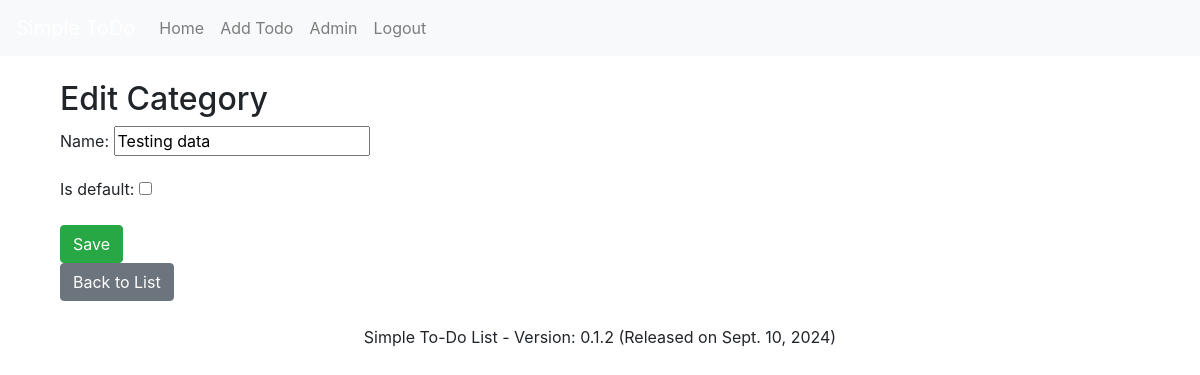
Screenshot of /categories/edit/3/ (signed in) with the database file from the repository.
### todo/models.py (models this page shows, shortened)
class Category(models.Model):
    name = models.CharField(max_length=100)
    is_default = models.BooleanField(default=False)

class Version(models.Model):
    version_number = models.CharField(max_length=20)
    release_date = models.DateField(default=timezone.now)
    description = models.TextField(blank=True, null=True)
    class Meta:
        ordering = ['-release_date']
        verbose_name = "Version"
        verbose_name_plural = "Versions"

### todo/views.py (the view)
# urls.py: path('categories/edit/<int:pk>/', views.add_or_edit_category, name='edit_category'),
@login_required
def add_or_edit_category(request, pk=None):
    if pk:
        category = get_object_or_404(Category, pk=pk)
    else:
        category = None
    if request.method == 'POST':
        form = CategoryForm(request.POST, instance=category)
        if form.is_valid():
            if form.cleaned_data.get('is_default'):
                Category.objects.filter(is_default=True).update(is_default=False)
            form.save()
            return redirect('todo:category_list')
    else:
        form = CategoryForm(instance=category)
    return render(request, 'todo/category_form.html', {'form': form})

### todo/forms.py (shortened to what this page needs)
class CategoryForm(forms.ModelForm):
    class Meta:
        model = Category
        fields = ['name', 'is_default']

### todo/context_processors.py (called while the page is built)
def version_context(request):
    try:
        latest_version = Version.objects.order_by('-release_date', '-version_number').first()
    except Version.DoesNotExist:
        latest_version = None
    return {
        'latest_version': latest_version
    }

### todo/templates/todo/category_form.html (shortened to what this page needs)
{% extends 'base.html' %}
{% block content %}
<div class="container">
    <h2>{% if form.instance.pk %}Edit{% else %}Add{% endif %} Category</h2>
    <form method="post">
        {{ form.as_p }}
        <button type="submit" class="btn btn-success">Save</button>
    </form>
    <a href="{% url 'todo:todo_list' %}" class="btn btn-secondary">Back to List</a>
</div>
{% endblock %}

### templates/base.html (shortened to what this page needs)
{% load static %}
<!DOCTYPE html>
<html lang="en">
<head>
    <link rel="stylesheet" href="https://stackpath.bootstrapcdn.com/bootstrap/4.5.2/css/bootstrap.min.css">
    <link rel="stylesheet" href="{% static 'css/styles.css' %}">
</head>
<body>
    <nav class="navbar navbar-expand-lg navbar-light bg-light">
        <a class="navbar-brand" href="{% url 'todo:todo_list' %}">Simple ToDo</a>
        <div class="collapse navbar-collapse" id="navbarNav">
            <ul class="navbar-nav">
                <li class="nav-item">
                    <a class="nav-link" href="{% url 'todo:todo_list' %}">Home</a>
                </li>
                <li class="nav-item">
                    <a class="nav-link" href="{% url 'todo:add_todo' %}">Add Todo</a>
                </li>
                <li class="nav-item">
                    <a class="nav-link" href="{% url 'admin:index' %}">Admin</a>
                </li>
                {% if user.is_authenticated %}
                    <li class="nav-item">
                        <a class="nav-link" href="{% url 'logout' %}">Logout</a>
                    </li>
                {% else %}
                    <li class="nav-item">
                        <a class="nav-link" href="{% url 'login' %}">Login</a>
                    </li>
                {% endif %}
            </ul>
        </div>
    </nav>
    <div class="container mt-4">
        {% block content %}{% endblock %}
    </div>
    <footer class="mt-4">
        <div class="container">
            <p class="text-center">Simple To-Do List - Version: {{ latest_version.version_number }} (Released on {{ latest_version.release_date }})</p>
        </div>
    </footer>
</body>
</html>

### static/css/styles.css (style rules this page uses)
.navbar { background-color: #007bff; }
.navbar-brand { color: #fff !important; }

### rows the page displays
Category: name "Testing data"
Version: version_number "0.1.2", release_date "Sept. 10, 2024"
